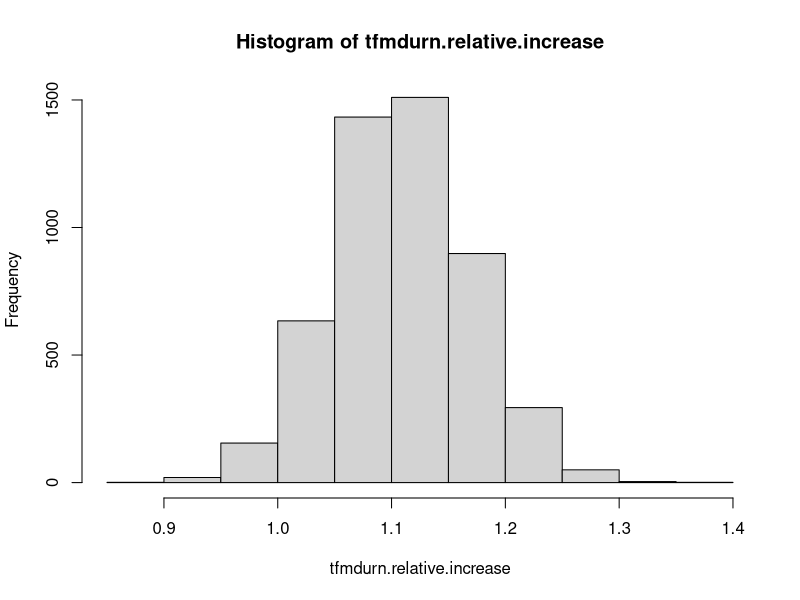
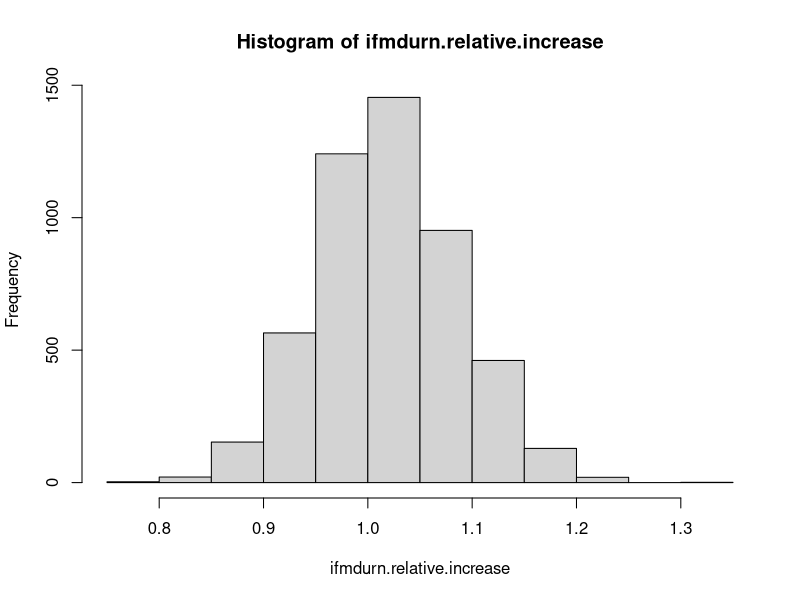
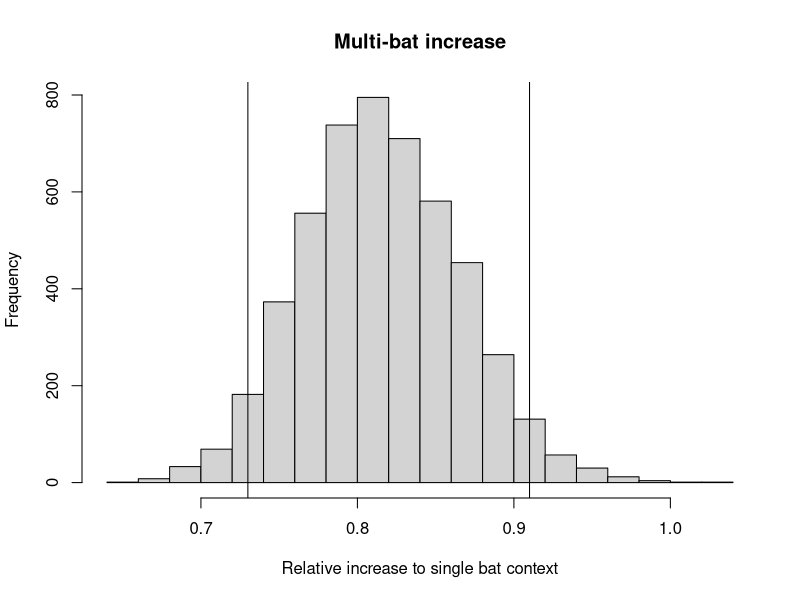

Write R code to recreate these figures, in order.
## ---- chunk 1
library(arm)
library(coda)
library(lme4)

d <- read.csv('timeordered_indcall.csv')

## ---- chunk 2
tfmdurn.nona <- d[!is.na(d$tfm_duration),]
tfmdurn.lmm <- lmer(tfm_duration~multi_bat+(1|rechour), data=tfmdurn.nona)

# - now run bayesian posterior distbn estimatin 
tfmdurn.sim <- sim(tfmdurn.lmm, n.sim=5000)
pctile.range <- 0.06
tfmdurn.meandiff.range <- quantile(tfmdurn.sim@fixef[,2], c(pctile.range*0.5,1-(pctile.range*0.5)))
tfmdurn.meandiff.hpd <- HPDinterval(as.mcmc(tfmdurn.sim@fixef[,2]), prob=0.93)
tfmdurn.singlebt.hpd <- HPDinterval(as.mcmc(tfmdurn.sim@fixef[,1]), prob=0.93)

# - quantify the relative increase in tfm duration between single and multiple bats:
tfmdurn.relative.increase <- (tfmdurn.sim@fixef[,1]+tfmdurn.sim@fixef[,2])/tfmdurn.sim@fixef[,1]
tfmdurn.relincrease.hpd <- round(HPDinterval(as.mcmc(tfmdurn.relative.increase), prob=0.93),2)

hist(tfmdurn.relative.increase)
## ---- chunk 3
ifmdurn.nona <- d[!is.na(d$ifm_duration),]
ifmdurn.lmm <- lmer(ifm_duration~multi_bat+(1|rechour), data=ifmdurn.nona)

# - now run bayesian posterior distbn estimatin 
ifmdurn.sim <- sim(ifmdurn.lmm, n.sim=5000)
ifmdurn.meandiff.range <- quantile(ifmdurn.sim@fixef[,2], c(pctile.range*0.5,1-(pctile.range*0.5)))
ifmdurn.meandiff.hpd <- HPDinterval(as.mcmc(ifmdurn.sim@fixef[,2]), prob=0.93)
ifmdurn.singlebt.hpd <- HPDinterval(as.mcmc(ifmdurn.sim@fixef[,1]), prob=0.93)

# - quantify the relative increase in tfm duration between single and multiple bats:
ifmdurn.relative.increase <- (ifmdurn.sim@fixef[,1]+ifmdurn.sim@fixef[,2])/ifmdurn.sim@fixef[,1]
ifmdurn.relincrease.hpd <- round(HPDinterval(as.mcmc(ifmdurn.relative.increase), prob=0.93),2)

hist(ifmdurn.relative.increase)
## ---- chunk 4
cfdurn.nona <- d[!is.na(d$cf_duration),]
cfdurn.nona$logcfdurn <- log(cfdurn.nona$cf_duration)
cfdurn2.lmm <- lmer(logcfdurn~multi_bat+(1|rechour), data=cfdurn.nona)



# - now run bayesian posterior distbn estimatin 
cfdurn.sim <- sim(cfdurn2.lmm, n.sim=5000)
cfdurn.meandiff.range <- quantile(cfdurn.sim@fixef[,2], c(pctile.range*0.5,1-(pctile.range*0.5)))
cfdurn.meandiff.hpd <- HPDinterval(as.mcmc(cfdurn.sim@fixef[,2]), prob=0.93)
cfdurn.singlebt.hpd <- HPDinterval(as.mcmc(cfdurn.sim@fixef[,1]), prob=0.93)

# - quantify the relative increase in tfm duration between single and multiple bats:
cfdurn.relative.increase <- (exp(cfdurn.sim@fixef[,1]+cfdurn.sim@fixef[,2]))/exp(cfdurn.sim@fixef[,1])
cfdurn.relincrease.hpd <- round(HPDinterval(as.mcmc(cfdurn.relative.increase), prob=0.93),2)

hist(cfdurn.relative.increase, xlab='Relative increase to single bat context', main='Multi-bat increase')
abline(v=cfdurn.relincrease.hpd)
